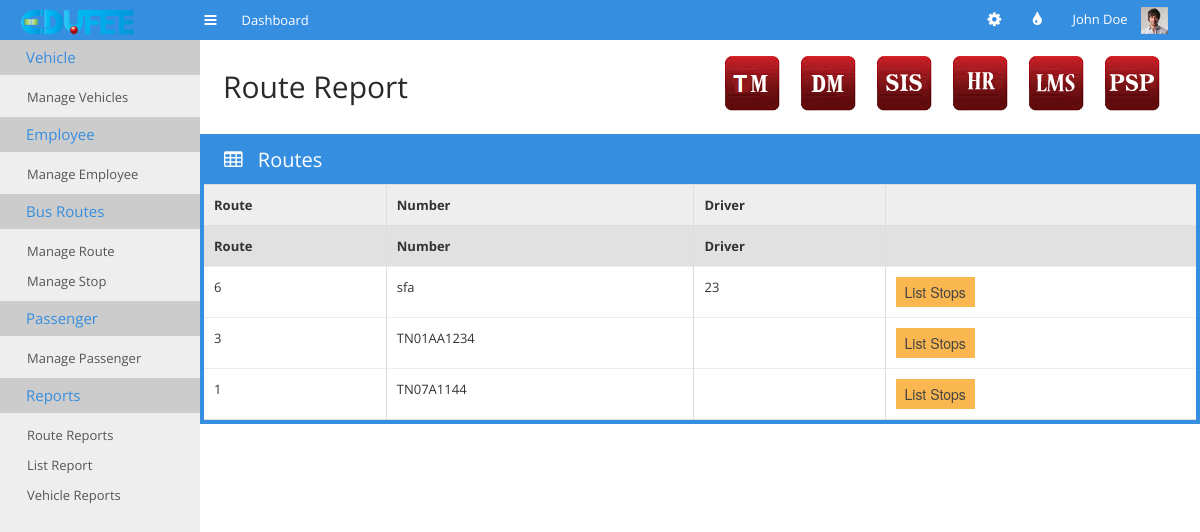
The app's page /routedetails.php, older data.
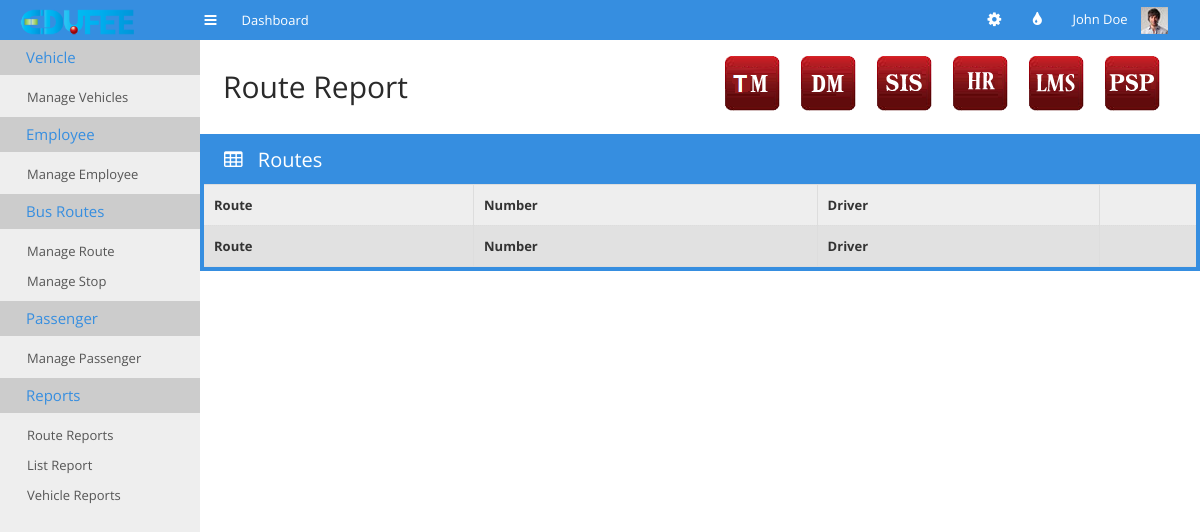
The same page, newer data.
### tables this page shows
CREATE TABLE IF NOT EXISTS `tm_vehicle_details` (
  `number` varchar(20) DEFAULT NULL,
  `type` text,
  `capacity` int(11) DEFAULT NULL,
  `vehicle_condition` text,
  `vehicle_status` text,
  `route` int(11) DEFAULT NULL,
  `driver` int(11) DEFAULT NULL,
  `conductor` int(11) DEFAULT NULL
);

### routedetails.php (the view, shortened to what the changed rows need)
<!doctype html>
<html>
<head>
    <link rel="stylesheet" href="css/bootstrap.min.css">
    <link rel="stylesheet" href="css/bootstrap-responsive.min.css">
    <link rel="stylesheet" href="css/plugins/jquery-ui/smoothness/jquery-ui.css">
    <link rel="stylesheet" href="css/plugins/jquery-ui/smoothness/jquery.ui.theme.css">
    <link rel="stylesheet" href="css/plugins/datatable/TableTools.css">
    <link rel="stylesheet" href="css/plugins/chosen/chosen.css">
    <link rel="stylesheet" href="css/style.css">
    <link rel="stylesheet" href="css/themes.css">
</head>
<body>
<div class="container-fluid" id="content">
    <div id="main">
        <div class="container-fluid">
            <div class="page-header">
                <div class="pull-left">
                    <h1>Route Report</h1>
                </div>
            </div>
        </div>
        <div class="row-fluid">
            <div class="span12">
                <div class="box box-color box-bordered">
                    <div class="box-content nopadding">
                        <table class="table table-hover table-nomargin table-bordered  dataTable-columnfilter dataTable">
                            <thead>
                            <tr>
                                <th>Route</th>
                                <th>Number</th>
                                <th class='hidden-350'>Driver</th>
                                <th></th>
                            </tr>
                            <tr class="thefilter">
                                <th>Route</th>
                                <th>Number</th>
                                <th class='hidden-350'>Driver</th>
                                <th></th>
                            </tr>
                            </thead>
                            <tbody>
                            <?php
                            require_once "datas.php";
                            $dbconnection = connectSQL($dbdetails);
                            if(mysqli_connect_errno())
                            {
                                echo "db_connection_fail";
                            }
                            else
                            {
                                $sql="select * from tm_vehicle_details";
                                $result=mysqli_query($dbconnection,$sql);
                                while($row=mysqli_fetch_array($result))
                                {
                                    echo '<tr><td>'.$row['route'].'</td><td>'.$row['number'].'</td><td class="hidden-350">'
                                    .$row['driver'].'</td><td><button class="list btn btn-warning" value="'.$row['route'].'">List Stops</button>
                                    </td></tr>';
                                }
                            }
                            ?>
                            </tbody>
                        </table>
                    </div>
                </div>
            </div>
        </div>
    </div>
    </div>
</body>
</html>

Row changes from the older to the newer data that the page shows:
removed tm_vehicle_details: route "6", number "sfa", driver "23"
removed tm_vehicle_details: route "3", number "TN01AA1234"
removed tm_vehicle_details: route "1", number "TN07A1144"
